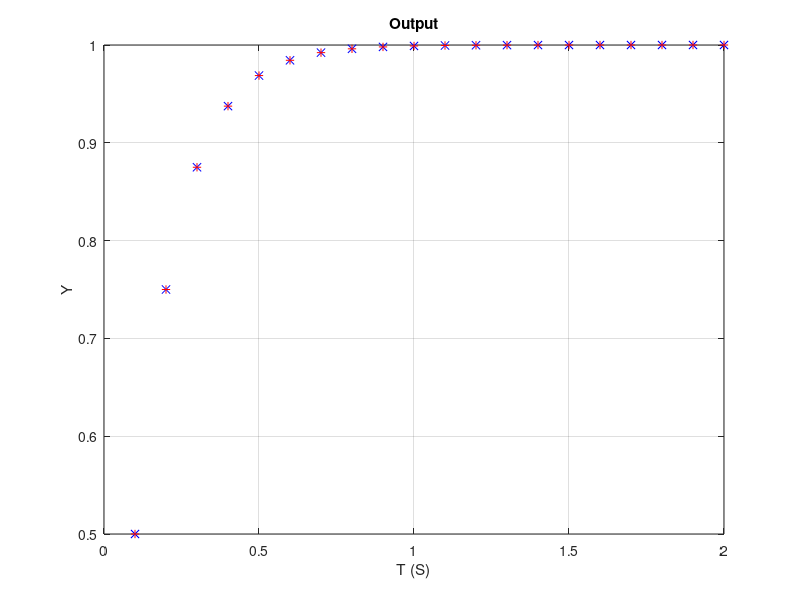

MATLAB code to generate this figure:
clc;
clear;
close all;

G=0.5;
X=1;
TS=0.1;
Y=0;
T=0;
N=0;
count=0;
YTHEORY = 1. - (1.-G)^N;

for N = 1:20
    Y = Y+G*(X-Y);
    T = N*TS;
    YTHEORY = 1.-(1.-G)^N;
    count = count+1;
    ArrayT(count) = T;
    ArrayY(count) = Y;
    ArrayYTHEORY(count) = YTHEORY;
end

figure
plot(ArrayT, ArrayY, "bx", ArrayT, ArrayYTHEORY, "r+"),grid
title('Output')
xlabel('T (S)')
ylabel('Y')
clc
output = [ArrayT', ArrayY', ArrayYTHEORY'];
save datfil output -ascii
delete('*.asv')
disp 'simulation finished'
